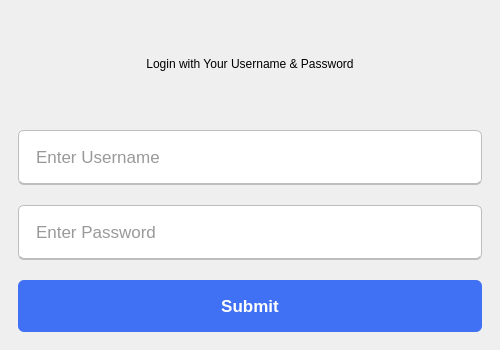
<?xml version="1.0" encoding="UTF-8"?>
<ui version="4.0">
 <class>Form</class>
 <widget class="QWidget" name="Form">
  <property name="geometry">
   <rect>
    <x>0</x>
    <y>0</y>
    <width>500</width>
    <height>350</height>
   </rect>
  </property>
  <property name="maximumSize">
   <size>
    <width>500</width>
    <height>350</height>
   </size>
  </property>
  <property name="windowTitle">
   <string>Form</string>
  </property>
  <property name="styleSheet">
   <string notr="true">QLineEdit {
	height: 52px;
  	margin: 7px 0;
	padding: 0 15px;
	border: 1.2px solid #bbbdbf;
 	border-bottom-width: 2px;
 	border-radius: 6px;
	font-size: 17px;
	font-weight: 400;
	color: #333;
}

QLineEdit:focus {
	border-color: #4070f4;
}

QPushButton {
	height: 52px;
  	margin: 7px 0;
	padding: 0 15px;
	color: #fff;
  	border: none;
	border-radius: 6px;
  	background: #4070f4;
	font-size: 17px;
	font-weight: bold;
}

QPushButton:hover {
	background: #0e4bf1;
}</string>
  </property>
  <layout class="QVBoxLayout" name="verticalLayout">
   <property name="leftMargin">
    <number>18</number>
   </property>
   <property name="rightMargin">
    <number>18</number>
   </property>
   <item>
    <widget class="QLabel" name="label">
     <property name="font">
      <font>
       <pointsize>9</pointsize>
      </font>
     </property>
     <property name="text">
      <string>Login with Your Username &amp; Password</string>
     </property>
     <property name="scaledContents">
      <bool>false</bool>
     </property>
     <property name="alignment">
      <set>Qt::AlignCenter</set>
     </property>
    </widget>
   </item>
   <item>
    <widget class="QLineEdit" name="username_field">
     <property name="maxLength">
      <number>36</number>
     </property>
     <property name="frame">
      <bool>false</bool>
     </property>
     <property name="placeholderText">
      <string>Enter Username</string>
     </property>
    </widget>
   </item>
   <item>
    <widget class="QLineEdit" name="password_field">
     <property name="maxLength">
      <number>127</number>
     </property>
     <property name="frame">
      <bool>false</bool>
     </property>
     <property name="placeholderText">
      <string>Enter Password</string>
     </property>
    </widget>
   </item>
   <item>
    <widget class="QPushButton" name="submit_btn">
     <property name="text">
      <string>Submit</string>
     </property>
    </widget>
   </item>
  </layout>
 </widget>
 <resources/>
 <connections/>
</ui>
